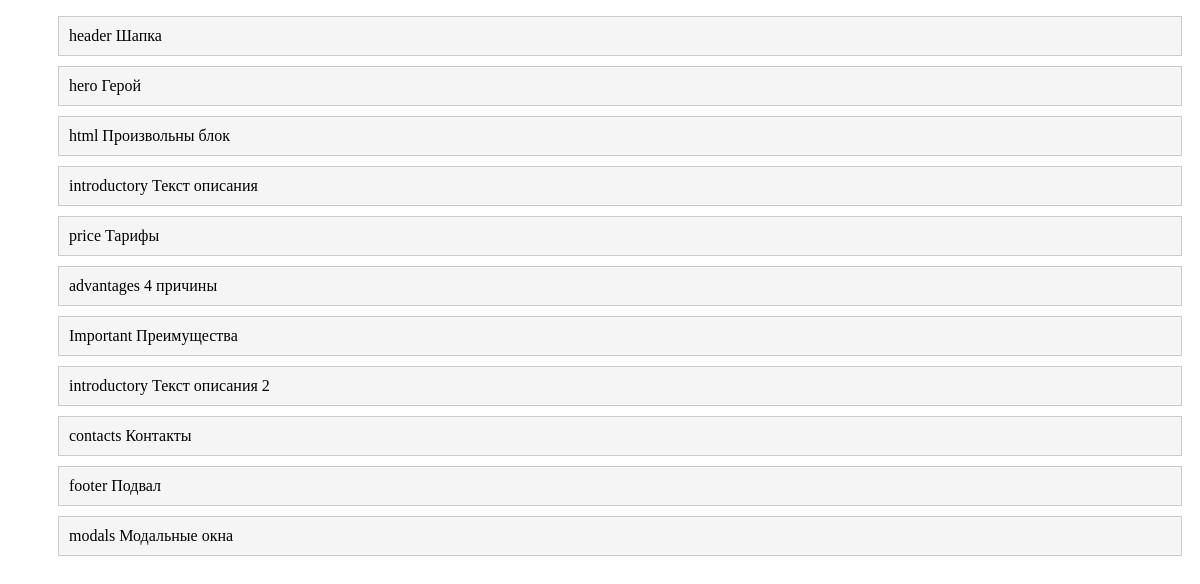
Before: /sorting/ (signed in) with the older database file.
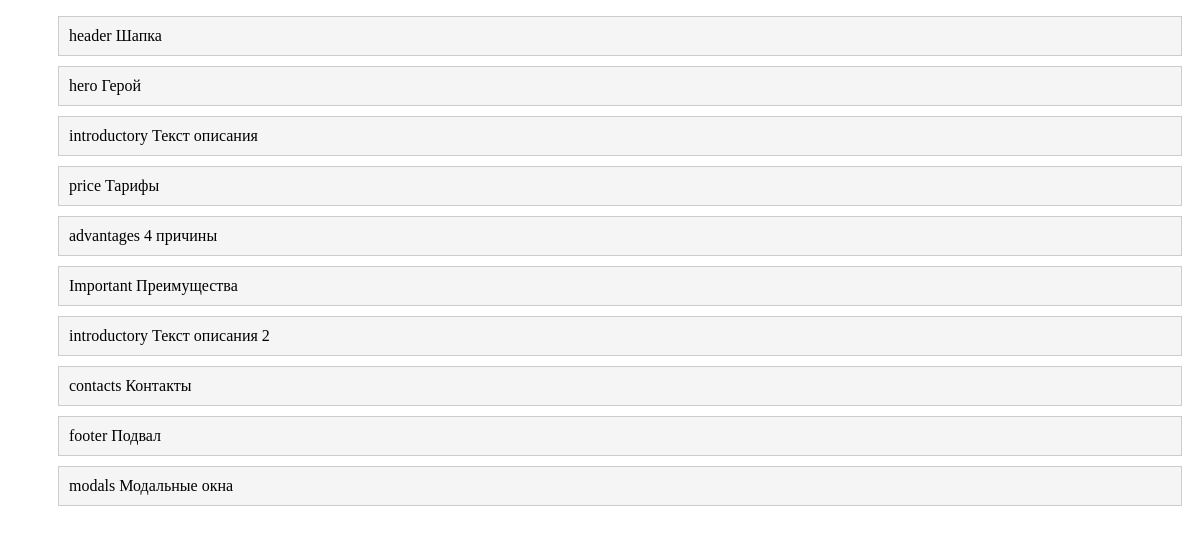
After: the same page with the newer database file.
### landing/models.py (models this page shows, shortened)
class landing(models.Model):
	TYPE_BLOCK = [
        ('themes', 'Типизированный'),
        ('null', 'Пустой'),
        ('html', 'Произвольный'),
        ('js', 'JS'),
        ('scc', 'Cтили'),
    ]
	title = models.CharField(max_length=255,verbose_name="Заголовок")
	name = models.CharField(max_length=255,blank=True,null=True,verbose_name="Название")
	content = models.TextField(blank=True,verbose_name="Настройки")
	photo = models.URLField(max_length=255,blank=True,verbose_name="Изображения")
	time_create = models.DateTimeField(auto_now_add=True,verbose_name="Время создания")
	time_update = models.DateTimeField(auto_now=True,verbose_name="Последнее обновление")
	order = models.IntegerField(blank=True,null=True,verbose_name="Порядок")
	type_block = models.CharField(max_length=255,verbose_name="Тип",blank=True,null=True,choices=TYPE_BLOCK)
	is_published = models.BooleanField(default=True,verbose_name="Видимость")
	class Meta:
		verbose_name = 'Блок'
		verbose_name_plural = 'Блоки'

### landing/views.py (the view)
# urls.py: path('sorting/',SortingHome.as_view(),name='sorting'),
class SortingHome(LoginRequiredMixin,ListView):
    model = landing
    template_name = 'accounts/sorting.html'
    context_object_name ='items'
    ordering = ['order']
    login_url = '/admin/'

### landing/templates/accounts/sorting.html (shortened to what this page needs)
<!DOCTYPE html>
<html>
<head>
  <link rel="stylesheet" href="https://code.jquery.com/ui/1.12.1/themes/base/jquery-ui.css">
</head>
<body>
  <ul class="sortable">
    {% for item in items %}
      <li id="item_{{ item.title }}_{{ item.id }}">{{ item.title }} {{ item.name }}</li>
    {% endfor %}
  </ul>
</body>
</html>

Changed rows visible on the page:
removed landing: title "html", name "Произвольны блок"
